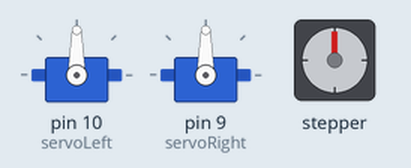
Simulated run of this sketch. Board: Arduino Uno, built with avr-gcc and run on an emulated ATmega328P. On the bench: 2 × servo, stepper motor. Stepper angles assume 300 steps per turn.

Above: at 0.05 s.
At 20.0 s:
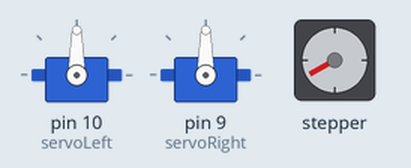
At 20.6 s:
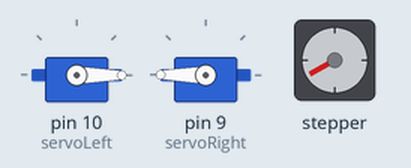
At 22.6 s:
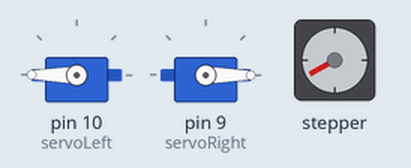
At 24.6 s:
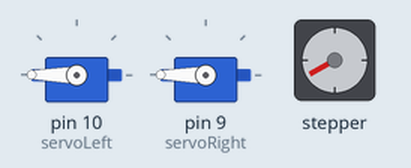
At 26.6 s:
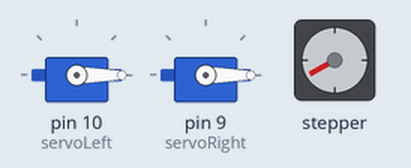
Timing chart, 0 to 40.0 s (numbered marks = the images above):
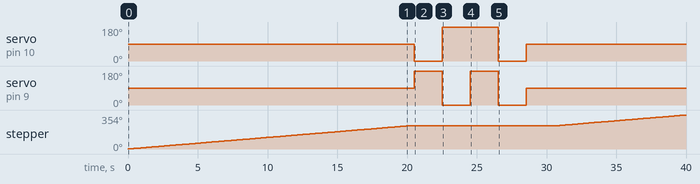

Measured:
- by itself, servo on pin 10 (servoLeft): 90° → 0° at 20.5 s, → 180° 2.0 s later, → 0° 4.0 s later, → 90° 2.0 s later
- by itself, servo on pin 9 (servoRight): 90° → 180° at 20.5 s, → 0° 2.0 s later, → 180° 2.0 s later, → 0° 2.0 s later, … (5 changes in this stretch)
- by itself, stepper: turns 240° clockwise in 19.9 s, then 114° clockwise in 9.4 s

The sketch:

servo_motor_teste.ino
```cpp
#include <Servo.h> // Incluir a biblioteca de servo
#include <Stepper.h> // Incluir Biblioteca motor de passo'Stepper'
Stepper myStepper(300, 2, 4, 3, 5); // Define velocidade e a sequencia dos pinos do motor

Servo servoLeft; // Define left servo
Servo servoRight; // Define right servo
void setup() {
servoLeft.attach(10); // Set left servo to digital pin 10
servoRight.attach(9); // Set right servo to digital pin 9
}
void loop() { // Loop through motion tests

myStepper.setSpeed(2); // Ajusta a velocidade, este valor pode ser mudado
myStepper.step(200); // Numero de passos, sentido horário, - anti horario//200
delay(500); // Delay de 0,5seg antes do próximo//500


forward(); // Example: move forward
delay(2000); // Wait 2000 milliseconds (2 seconds)
reverse();
delay(2000);
turnRight();
delay(2000);
turnLeft();
delay(2000);
stopRobot();
delay(2000);
}
// Motion routines for forward, reverse, turns, and stop
void forward() {
servoLeft.write(0);
servoRight.write(180);
}
void reverse() {
servoLeft.write(180);
servoRight.write(0);
}
void turnRight() {
servoLeft.write(180);
servoRight.write(180);
}
void turnLeft() {
servoLeft.write(0);
servoRight.write(0);
}
void stopRobot() {
servoLeft.write(90);
servoRight.write(90);
}
```
